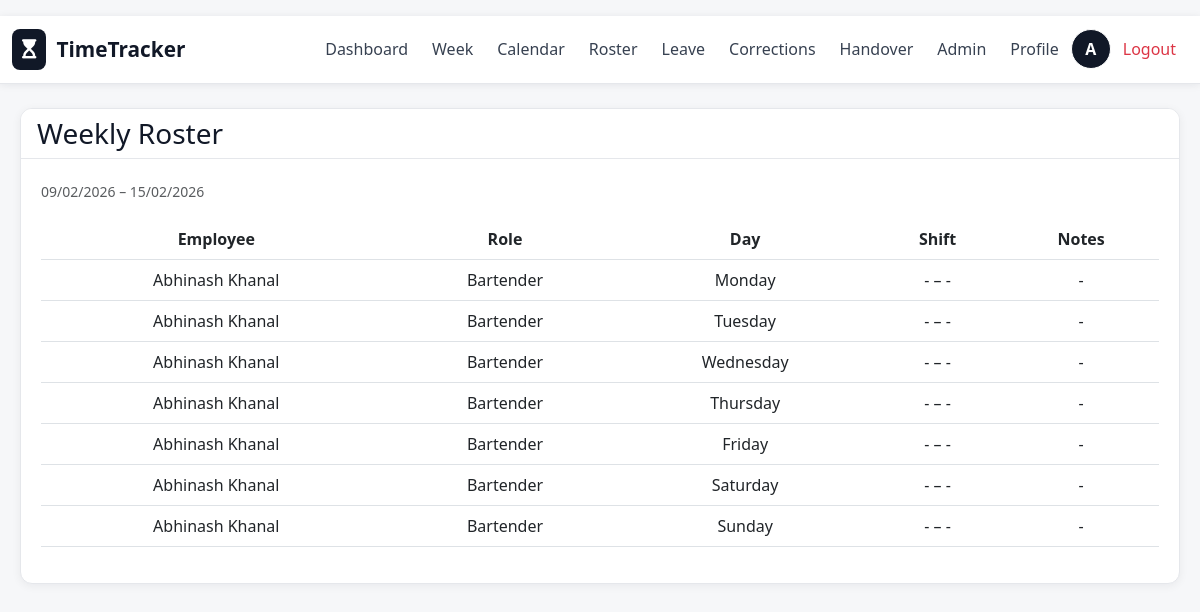
Page /roster (signed in) on the committed database.
### app.py (models this page shows)
class User(UserMixin, db.Model):
    id = db.Column(db.Integer, primary_key=True)
    name = db.Column(db.String(100), unique=True, nullable=False)
    email = db.Column(db.String(100), unique=True)
    password = db.Column(db.String(200), nullable=False)
    employee_id = db.Column(db.String(50), unique=True)
    department = db.Column(db.String(100))
    role = db.Column(db.String(20), default='employee')  # 'employee' or 'admin'
    phone = db.Column(db.String(30))
    profile_pic = db.Column(db.String(200), default='default.png')
    is_active = db.Column(db.Boolean, default=True)
    is_admin = db.Column(db.Boolean, default=False)
    is_staff = db.Column(db.Boolean, default=True)
    position = db.Column(db.String(100))
    visa_type = db.Column(db.String(50))
    weekly_hour_limit = db.Column(db.Float)
    created_at = db.Column(db.DateTime, default=datetime.now)
    last_login = db.Column(db.DateTime)

class Roster(db.Model):
    id = db.Column(db.Integer, primary_key=True)
    user_id = db.Column(db.Integer)
    day_of_week = db.Column(db.String(20))  # Monday, Tuesday, etc.
    start_time = db.Column(db.String(5))    # HH:MM format
    end_time = db.Column(db.String(5))      # HH:MM format
    week_start = db.Column(db.Date)
    week_end = db.Column(db.Date)
    is_off = db.Column(db.Boolean, default=False)
    notes = db.Column(db.Text)
    role_title = db.Column(db.String(100))

### app.py (the view)
@app.route("/roster")
@login_required
def roster_view():
    week_start, week_end = get_week_range()
    roster_entries = Roster.query.filter(
        Roster.user_id == current_user.id,
        (Roster.week_start == week_start) | (Roster.week_start.is_(None))
    ).all()
    day_order = {d: i for i, d in enumerate(['Monday','Tuesday','Wednesday','Thursday','Friday','Saturday','Sunday'])}
    users = {u.id: u for u in User.query.all()}
    roster_entries = sorted(roster_entries, key=lambda r: day_order.get(r.day_of_week, 99))
    return render_template(
        "roster.html",
        roster_entries=roster_entries,
        users=users,
        week_start=week_start,
        week_end=week_end
    )

### app.py (called while the page is built)
@login_manager.user_loader
def load_user(user_id):
    return User.query.get(int(user_id))

def get_week_range(d=None):
    if d is None:
        d = date.today()
    if isinstance(d, datetime):
        d = d.date()
    monday = d - timedelta(days=d.weekday())
    sunday = monday + timedelta(days=6)
    return monday, sunday

@app.before_request
def prepare_schema():
    if not app.config.get("SCHEMA_READY"):
        ensure_schema()
        app.config["SCHEMA_READY"] = True

### templates/roster.html
{% extends "base.html" %}
{% block content %}
<div class="card">
  <div class="card-header">
    <h3 class="mb-0">Weekly Roster</h3>
  </div>
  <div class="card-body">
    <div class="mb-3">
      <span class="text-muted small">{{ week_start.strftime('%d/%m/%Y') }} – {{ week_end.strftime('%d/%m/%Y') }}</span>
    </div>
    {% if roster_entries %}
      <div class="table-responsive">
        <table class="table table-hover">
          <thead>
            <tr>
              <th>Employee</th>
              <th>Role</th>
              <th>Day</th>
              <th>Shift</th>
              <th>Notes</th>
            </tr>
          </thead>
          <tbody>
            {% for r in roster_entries %}
              <tr>
                <td>{{ users.get(r.user_id).name if users.get(r.user_id) else r.user_id }}</td>
                <td>{{ r.role_title or (users.get(r.user_id).position if users.get(r.user_id) else '-') }}</td>
                <td>{{ r.day_of_week }}</td>
                <td>
                  {% if r.is_off %}
                    Off
                  {% else %}
                    {{ r.start_time or '-' }} – {{ r.end_time or '-' }}
                  {% endif %}
                </td>
                <td>{{ r.notes or '-' }}</td>
              </tr>
            {% endfor %}
          </tbody>
        </table>
      </div>
    {% else %}
      <div class="text-muted">No roster entries yet.</div>
    {% endif %}
  </div>
</div>
{% endblock %}

### templates/base.html (shortened to what this page needs)
<!doctype html>
<html>
<head>
  <link href="https://cdn.jsdelivr.net/npm/bootstrap@5.3.0/dist/css/bootstrap.min.css" rel="stylesheet">
  <link rel="stylesheet" href="https://cdnjs.cloudflare.com/ajax/libs/font-awesome/6.4.0/css/all.min.css">
</head>
<body>
  <nav class="navbar navbar-expand-lg navbar-light mb-4">
    <div class="container-fluid" style="max-width: 1200px; margin: 0 auto;">
      <a class="navbar-brand" href="/dashboard">
        <span class="logo-icon"><i class="fas fa-hourglass-start"></i></span>
        <span>TimeTracker</span>
      </a>
      <div class="collapse navbar-collapse" id="navbarNav">
        <ul class="navbar-nav ms-auto align-items-center">
          {% if current_user.is_authenticated %}
            <li class="nav-item">
              <a class="nav-link" href="/dashboard">Dashboard</a>
            </li>
            <li class="nav-item">
              <a class="nav-link" href="/week">Week</a>
            </li>
            <li class="nav-item">
              <a class="nav-link" href="/calendar">Calendar</a>
            </li>
            <li class="nav-item">
              <a class="nav-link" href="/roster">Roster</a>
            </li>
            <li class="nav-item">
              <a class="nav-link" href="/leave-request">Leave</a>
            </li>
            <li class="nav-item">
              <a class="nav-link" href="/request-correction">Corrections</a>
            </li>
            <li class="nav-item">
              <a class="nav-link" href="/handover">Handover</a>
            </li>
            {% if current_user.role == 'admin' or current_user.is_admin %}
              <li class="nav-item">
                <a class="nav-link" href="/admin">Admin</a>
              </li>
            {% endif %}
            <li class="nav-item">
              <a class="nav-link" href="/settings">Profile</a>
            </li>
            <li class="nav-item">
              <div class="avatar" style="cursor: pointer;" title="{{ current_user.name }}">
                {{ (current_user.name or 'U')[0].upper() }}
              </div>
            </li>
            <li class="nav-item">
              <a class="nav-link text-danger" href="/logout">Logout</a>
            </li>
          {% endif %}
        </ul>
      </div>
    </div>
  </nav>
  <div class="container-fluid" style="max-width: 1200px; margin: 0 auto; padding: 0 20px;">
    {% block content %}{% endblock %}
  </div>
</body>
</html>

### templates/base.html (style rules this page uses)
:root { --primary: #4f46e5; --success: #10b981; --danger: #ef4444; --warning: #f59e0b; --info: #06b6d4; --bg: #f6f7f9; --card: #ffffff; --border: #e5e7eb; --text: #111827; --muted: #6b7280; }
a, button, .btn, .card, .nav-link, .form-control, .form-select { transition: all 0.2s ease; }
body { background: var(--bg); min-height: 100vh; color: var(--text); font-family: 'Segoe UI', Tahoma, Geneva, Verdana, sans-serif; padding: 16px 0 32px; -webkit-font-smoothing: antialiased; -moz-osx-font-smoothing: grayscale; }
.navbar { background: #ffffff !important; box-shadow: 0 1px 8px rgba(17, 24, 39, 0.08); border-bottom: 1px solid var(--border); }
.navbar-brand { font-weight: 700; font-size: 1.3rem; color: var(--text); display: flex; align-items: center; gap: 10px; }
.navbar-nav .nav-link { border-radius: 10px; padding: 8px 12px; margin: 2px 4px; color: #374151; font-weight: 500; }
.logo-icon { font-size: 1.2rem; background: #111827; padding: 6px 10px; border-radius: 8px; color: white; }
.card { border: 1px solid var(--border); border-radius: 12px; box-shadow: 0 2px 10px rgba(17, 24, 39, 0.06); margin-bottom: 20px; overflow: hidden; background: var(--card); }
.card-body { padding: 20px; }
.avatar { width: 40px; height: 40px; border-radius: 50%; display: flex; align-items: center; justify-content: center; font-weight: 600; color: white; font-size: 16px; background: #111827; border: 1px solid #ffffff; }
.card-header { background: #ffffff; color: var(--text); border-bottom: 1px solid var(--border); border-radius: 12px 12px 0 0; font-weight: 600; }
table { border-collapse: collapse; }
table thead { background: #f3f4f6; color: var(--text); }
table td, table th { padding: 12px; text-align: center; }
.navbar { background: #ffffff; box-shadow: 0 1px 8px rgba(17, 24, 39, 0.08); }

### rows in the picture
User: name "A", get "Abhinash Khanal"
Roster: role_title "Bartender", day_of_week "Monday", start_time "-", end_time "-", notes "-"
Roster: role_title "Bartender", day_of_week "Tuesday", start_time "-", end_time "-", notes "-"
Roster: role_title "Bartender", day_of_week "Wednesday", start_time "-", end_time "-", notes "-"
Roster: role_title "Bartender", day_of_week "Thursday", start_time "-", end_time "-", notes "-"
Roster: role_title "Bartender", day_of_week "Friday", start_time "-", end_time "-", notes "-"
Roster: role_title "Bartender", day_of_week "Saturday", start_time "-", end_time "-", notes "-"
Roster: role_title "Bartender", day_of_week "Sunday", start_time "-", end_time "-", notes "-"

### other values in the picture
{{ week_start.strftime('%d/%m/%Y') }} "09/02/2026"
{{ week_end.strftime('%d/%m/%Y') }} "15/02/2026"
